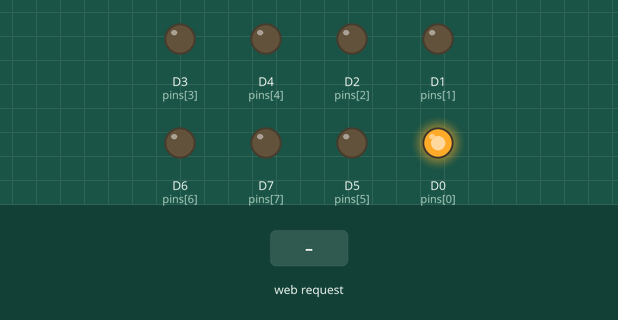
This sketch was run on a simulated ESP8266 (NodeMCU). Shown: output pins drawn as LEDs (lit = HIGH). Inputs (shaded band) come from the test bench.

Above: at 0.1 s.
At 1.2 s:
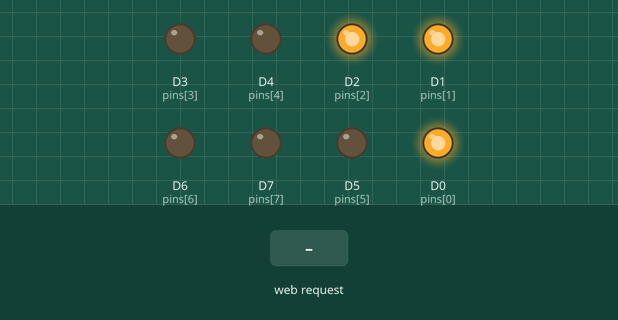
1.3 s: HTTP request GET /toggle?m=continuity received
At 3.55 s:
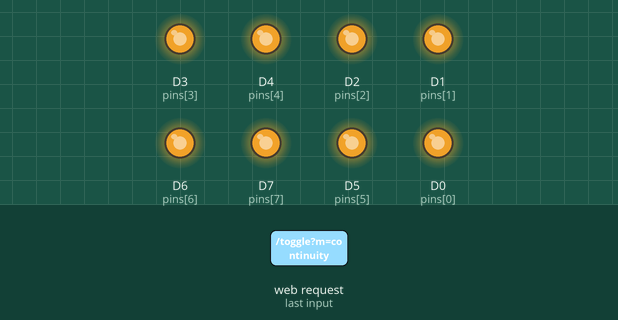
Timing chart, 0 to 3.4 s (numbered marks = the images above; inputs shaded):
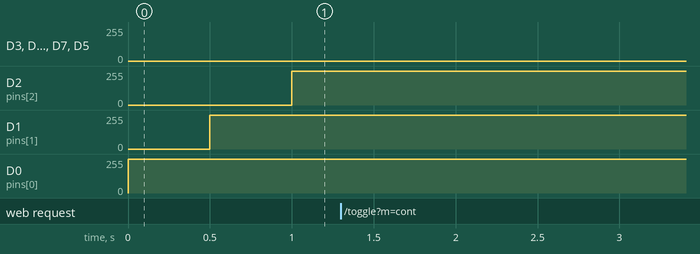

Measured:
- after the input at 1.3 s, D3 (pins[3]): stays 0/255 (without the input it goes to 255/255 after 0.20 s); D4 (pins[4]): stays 0/255 (without the input it goes to 255/255 after 0.70 s); D6 (pins[6]): stays 0/255 (without the input it goes to 255/255 after 1.7 s); D5 (pins[5]): stays 0/255 (without the input it goes to 255/255 after 1.2 s)

The sketch:

ethernet.ino
```cpp
#include <ESP8266WiFi.h>
#include <ESP8266WebServer.h>
#include <DNSServer.h>

const uint8_t pins[8] = { D0, D1, D2, D3, D4, D5, D6, D7 };

bool isRunning = true;
bool manualMode = false;
bool continuityMode = false;

int scanSpeed = 500;
int currentStep = 0;

unsigned long lastStepTime = 0;
unsigned long lastMicros = 0;

const byte DNS_PORT = 53;
IPAddress apIP(192, 168, 4, 1);
DNSServer dnsServer;
ESP8266WebServer server(80);

const char INDEX_HTML[] PROGMEM = R"rawliteral(
<!DOCTYPE html>
<html>
<head>
  <meta name="viewport" content="width=device-width, initial-scale=1, user-scalable=no">
  <title>TESTER</title>
  <style>
    * {
      box-sizing: border-box;
      -webkit-user-select: none;
      -moz-user-select: none;
      -ms-user-select: none;
      user-select: none;
      -webkit-tap-highlight-color: transparent;
    }

    body {
      background-color: #121212;
      color: #e0e0e0;
      font-family: 'Segoe UI', sans-serif;
      margin: 0;
      height: 100vh;
      display: flex;
      align-items: center;
      justify-content: center;
      overflow: hidden;
    }

    .container {
      width: 320px;
      background: #1e1e1e;
      border-radius: 16px;
      padding: 25px;
      border: 1px solid #333;
      display: flex;
      flex-direction: column;
      align-items: center;
      box-shadow: 0 10px 40px rgba(0,0,0,0.6);
      position: relative;
    }

    h2 { color: #03dac6; margin: 0 0 20px 0; font-size: 1.1rem; letter-spacing: 3px; font-weight: 600; cursor: default; }

    .top-controls { width: 100%; z-index: 10; }
    select {
      width: 100%; padding: 12px; background: #2c2c2c; color: white;
      border: 1px solid #444; border-radius: 6px; font-size: 16px; outline: none; cursor: pointer;
      appearance: none; text-align: center;
      transition: border-color 0.3s;
    }
    select:focus { border-color: #03dac6; }

    .port-housing {
      background: #000; width: 70px; padding: 12px 6px;
      border-radius: 6px; border: 2px solid #333;
      display: flex; flex-direction: column; gap: 4px;
      margin-top: 30px;
      margin-bottom: 30px;
      box-shadow: inset 0 0 15px #111;
      transition: transform 0.6s cubic-bezier(0.22, 1, 0.36, 1);
      z-index: 5;
    }

    .move-down { transform: translateY(45px); }

    .pin-row { display: flex; width: 100%; }
    .left  { justify-content: flex-start; }
    .right { justify-content: flex-end;   }

    .led {
      width: 26px; height: 24px; background: #222;
      border: 1px solid #333; border-radius: 3px; font-size: 11px;
      display: flex; align-items: center; justify-content: center;
      color: #555; font-weight: bold;
    }

    .active .led.odd  { background-color: #00ff00; box-shadow: 0 0 12px #00ff00; color: #000; border-color: #fff; }
    .active .led.even { background-color: #ffcc00; box-shadow: 0 0 12px #ffcc00; color: #000; border-color: #fff; }

    .controls-area {
      width: 100%; display: flex; justify-content: center; min-height: 150px;
      transition: opacity 0.3s;
    }

    .slider-wrapper {
      display: flex;
      flex-direction: column;
      align-items: center;
      justify-content: center;
      width: 100%;
      gap: 20px;
    }

    input[type=range] {
      -webkit-appearance: none;
      width: 90%;
      height: 8px;
      background: #333;
      border-radius: 5px;
      cursor: pointer;
      margin: 0;
      accent-color: #03dac6;
    }

    input[type=range]::-webkit-slider-thumb {
      -webkit-appearance: none;
      height: 24px;
      width: 24px;
      border-radius: 50%;
      background: #03dac6;
      cursor: pointer;
      margin-top: -8px;
      box-shadow: 0 0 10px rgba(3, 218, 198, 0.5);
      transition: transform 0.1s;
    }

    input[type=range]:active::-webkit-slider-thumb {
      transform: scale(1.2);
    }

    input[type=range]::-webkit-slider-runnable-track {
      width: 100%; height: 8px; cursor: pointer; background: #333; border-radius: 5px;
    }

    .speed-info {
      display: flex; flex-direction: column; align-items: center;
      color: #888; font-family: monospace; letter-spacing: 1px;
    }
    .speed-val { font-size: 1.4em; color: #fff; font-weight: bold; margin-bottom: 2px;}

    .manual-wrapper {
      width: 100%; display: none; flex-direction: row;
      justify-content: space-between; gap: 15px; align-items: center;
    }

    .btn {
      flex: 1; padding: 20px 0; border: none; border-radius: 8px;
      background: #03dac6; font-weight: bold; font-size: 16px; cursor: pointer; color: #000;
      transition: transform 0.2s ease, opacity 0.2s;
    }
    .btn:active { opacity: 0.8; transform: scale(0.94); }

    .status-msg {
        display: none; color: #03dac6; font-size: 0.9em;
        font-weight: bold; position: absolute; bottom: 50px;
        text-transform: uppercase; letter-spacing: 2px;
        animation: fadeIn 0.5s ease;
    }

    @keyframes fadeIn { from { opacity: 0; transform: translateY(5px); } to { opacity: 1; transform: translateY(0); } }

  </style>
</head>
<body>

<div class="container">
  <h2>RJ45 MASTER</h2>

  <div class="top-controls">
    <select id="modeSel" onchange="setMode()">
      <option value="auto">Auto Scan</option>
      <option value="manual">Manual Step</option>
      <option value="continuity">Continuity Check</option>
      <option value="off">Off</option>
    </select>
  </div>

  <div class="port-housing" id="ledRack">
    <div class="pin-row right" id="r0"><div class="led odd">1</div></div>
    <div class="pin-row left"  id="r1"><div class="led even">2</div></div>
    <div class="pin-row right" id="r2"><div class="led odd">3</div></div>
    <div class="pin-row left"  id="r3"><div class="led even">4</div></div>
    <div class="pin-row right" id="r4"><div class="led odd">5</div></div>
    <div class="pin-row left"  id="r5"><div class="led even">6</div></div>
    <div class="pin-row right" id="r6"><div class="led odd">7</div></div>
    <div class="pin-row left"  id="r7"><div class="led even">8</div></div>
  </div>

  <div class="controls-area" id="ctrlArea">

    <div id="auto-ui" class="slider-wrapper">
      <input type="range" min="50" max="2000" step="50" value="500"
             id="slideSpeed"
             oninput="uiUpdateLabel(this.value)"
             onchange="netUpdateSpeed(this.value)">
      <div class="speed-info">
        <span class="speed-val" id="lblSpeed">--</span>
        <span>MS</span>
      </div>
    </div>

    <div id="manual-ui" class="manual-wrapper">
      <button class="btn" onclick="step(-1)">PREV</button>
      <button class="btn" onclick="step(1)">NEXT</button>
    </div>

  </div>

  <div id="status-ui" class="status-msg"></div>

</div>

<script>
  let clientStep = 0;
  let clientSpeed = 500;
  let clientMode = "auto";
  let intervalId = null;

  document.body.addEventListener('touchmove', function(e) {
    if (e.target.type !== 'range') e.preventDefault();
  }, { passive: false });

  function render() {
    for(let i=0; i<8; i++) {
      let el = document.getElementById("r" + i);

      if (clientMode === "continuity") {
        el.classList.add("active");
      } else if (clientMode !== "off" && i === clientStep) {
        el.classList.add("active");
      } else {
        el.classList.remove("active");
      }
    }
  }

  function startIntervalLoop() {
    if (intervalId) clearInterval(intervalId);
    if (clientMode === "auto") {
      intervalId = setInterval(() => {
        clientStep = (clientStep + 1) % 8;
        render();
      }, clientSpeed);
    }
  }

  function phaseLockSync() {
    const tStart = Date.now();
    fetch('/status')
      .then(r => r.json())
      .then(d => {
        const tEnd = Date.now();
        const latency = (tEnd - tStart) / 2;

        if (document.activeElement.id !== "slideSpeed") {
             clientSpeed = d.speed;
             document.getElementById("slideSpeed").value = clientSpeed;
             document.getElementById("lblSpeed").innerText = clientSpeed;
        }

        clientStep = d.step;

        if (d.running) clientMode = "auto";
        else if (d.manual) clientMode = "manual";
        else if (d.continuity) clientMode = "continuity";
        else clientMode = "off";

        document.getElementById("modeSel").value = clientMode;
        updateVisibility();
        render();

        if (clientMode === "auto") {
          const trueElapsed = d.elapsed + latency;
          let timeToNext = clientSpeed - trueElapsed;
          if (timeToNext < 0) timeToNext = 0;
          if (intervalId) clearInterval(intervalId);
          setTimeout(() => {
            clientStep = (clientStep + 1) % 8;
            render();
            startIntervalLoop();
          }, timeToNext);
        }
      });
  }

  function uiUpdateLabel(val) { document.getElementById("lblSpeed").innerText = val; }
  function netUpdateSpeed(val) { fetch("/speed?v=" + val).then(() => phaseLockSync()); }
  function setMode() {
    clientMode = document.getElementById("modeSel").value;
    updateVisibility();
    fetch("/toggle?m=" + clientMode).then(() => phaseLockSync());
  }

  function updateVisibility() {
    const s = document.getElementById("auto-ui");
    const m = document.getElementById("manual-ui");
    const st = document.getElementById("status-ui");
    const rack = document.getElementById("ledRack");

    s.style.display = "none";
    m.style.display = "none";
    st.style.display = "none";

    rack.classList.remove('move-down');

    if (clientMode === "auto") {
      s.style.display = "flex";
    }
    else if (clientMode === "manual") {
      m.style.display = "flex";
      if (intervalId) clearInterval(intervalId);
    }
    else if (clientMode === "continuity") {
      st.innerText = "ALL PINS ACTIVE";
      st.style.display = "block";
      rack.classList.add('move-down');
      if (intervalId) clearInterval(intervalId);
    }
    else if (clientMode === "off") {
      st.innerText = "ALL PINS OFF";
      st.style.display = "block";
      rack.classList.add('move-down');
      if (intervalId) clearInterval(intervalId);
    }
    render();
  }

  function step(dir) {
    clientStep += dir;
    if (clientStep > 7) clientStep = 0;
    if (clientStep < 0) clientStep = 7;
    render();
    fetch("/step?d=" + dir);
  }

  phaseLockSync();
</script>
</body>
</html>
)rawliteral";

void allHiZ() {
  for(int i=0; i<8; i++) pinMode(pins[i], INPUT);
}

void setPins(int s) {
  allHiZ();
  int high = s;
  int low = (s + 1) % 8;
  pinMode(pins[high], OUTPUT); digitalWrite(pins[high], HIGH);
  pinMode(pins[low], OUTPUT); digitalWrite(pins[low], LOW);
}

void handleStatus() {
  unsigned long now = millis();
  unsigned long elapsed = now - lastStepTime;

  String json = "{";
  json += "\"speed\":" + String(scanSpeed) + ",";
  json += "\"step\":" + String(currentStep) + ",";
  json += "\"elapsed\":" + String(elapsed) + ",";
  json += "\"running\":" + String(isRunning ? "true" : "false") + ",";
  json += "\"manual\":" + String(manualMode ? "true" : "false") + ",";
  json += "\"continuity\":" + String(continuityMode ? "true" : "false");
  json += "}";
  server.send(200, "application/json", json);
}

void handleToggle() {
  String m = server.arg("m");
  isRunning = false; manualMode = false; continuityMode = false;

  if (m == "auto") {
    isRunning = true; lastStepTime = millis();
  } else if (m == "manual") {
    manualMode = true; setPins(currentStep);
  } else if (m == "continuity") {
    continuityMode = true;
  } else {
    allHiZ();
  }
  server.send(200, "text/plain", "OK");
}

void handleSpeed() {
  if (server.hasArg("v")) {
    scanSpeed = server.arg("v").toInt();
    lastStepTime = millis();
  }
  server.send(200, "text/plain", "OK");
}

void handleStep() {
  if (manualMode && server.hasArg("d")) {
    int d = server.arg("d").toInt();
    if (d > 0) currentStep++; else currentStep--;
    if (currentStep > 7) currentStep = 0;
    if (currentStep < 0) currentStep = 7;
    setPins(currentStep);
  }
  server.send(200, "text/plain", "OK");
}

void handleNotFound() {
  if (server.hostHeader() != "192.168.4.1") {
    server.sendHeader("Location", "http://192.168.4.1", true);
    server.send(302, "text/plain", "");
  } else {
    server.send(404, "text/plain", "Not found");
  }
}

void setup() {
  allHiZ();

  WiFi.mode(WIFI_AP);
  WiFi.softAPConfig(apIP, apIP, IPAddress(255,255,255,0));
  WiFi.softAP("Tester Ethernet", "ethernet");
  dnsServer.start(DNS_PORT, "*", apIP);

  server.on("/", [](){ server.send(200, "text/html", INDEX_HTML); });
  server.on("/status", handleStatus);
  server.on("/toggle", handleToggle);
  server.on("/speed", handleSpeed);
  server.on("/step", handleStep);
  server.onNotFound(handleNotFound);
  server.begin();

  currentStep = 0;
  setPins(currentStep);
  lastStepTime = millis();
}

void loop() {
  dnsServer.processNextRequest();
  server.handleClient();

  if (isRunning && !manualMode && !continuityMode) {
    unsigned long now = millis();
    if (now - lastStepTime >= scanSpeed) {
      lastStepTime = now;
      currentStep++;
      if (currentStep > 7) currentStep = 0;
      setPins(currentStep);
    }
  }

  if (continuityMode) {
    unsigned long now = micros();
    if (now - lastMicros >= 400) {
      lastMicros = now;
      currentStep++;
      if (currentStep > 7) currentStep = 0;
      setPins(currentStep);
    }
  }
}
```
